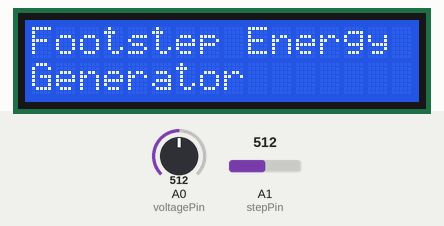
Recording of a program running on a simulated Arduino Uno, built with avr-gcc and run on an emulated ATmega328P. Shown: 16×2 character LCD. The inputs (shaded band) are chosen by the test bench; at power-on: A0 (voltagePin) = 512, A1 (stepPin) = 512. What the program prints to the serial monitor is not drawn.

Above: at 2.2 s.
At 5.3 s:
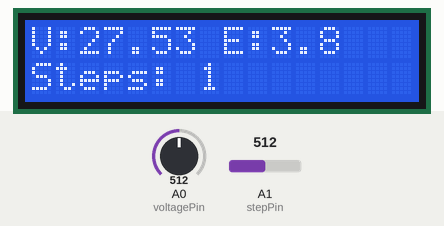
5.4 s: A0 (voltagePin) set to 812
At 5.9 s:
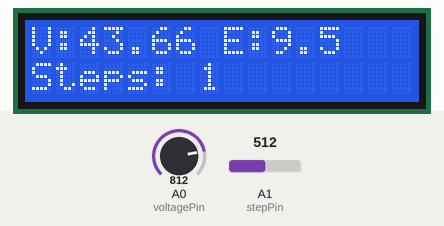
7.0 s: A0 (voltagePin) set to 830
At 7.5 s:
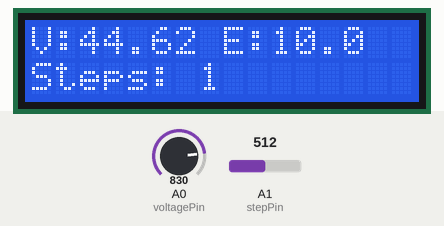
8.5 s: A1 (stepPin) set to 983
11.5 s: A1 (stepPin) set to 1014
14.5 s: A0 (voltagePin) set to 900
At 15.8 s:
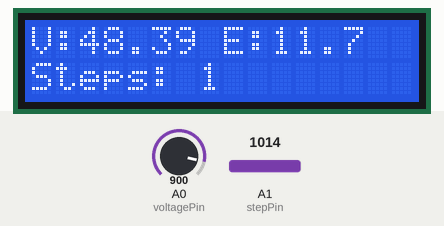
16.1 s: A0 (voltagePin) set to 1023
At 17.5 s:
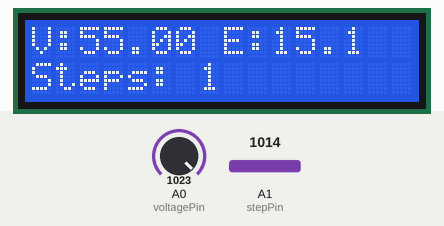
Timing chart, 0 to 18.6 s (numbered marks = the images above; inputs shaded):
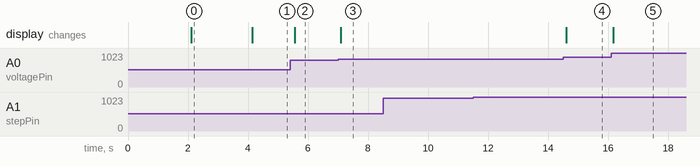

Measured:
- after the input at 5.4 s, the display: changes after 0.15 s (image 2)
- after the input at 7.0 s, the display: changes after 0.09 s (image 3)
- after the input at 8.5 s, every drawn part: stays the same
- after the input at 11.5 s, every drawn part: stays the same
- after the input at 14.5 s, the display: changes after 0.10 s (image 4)
- after the input at 16.1 s, the display: changes after 0.08 s (image 5)
- what the display in image 0 shows lasts 2.0 s, from 2.1 s to 4.1 s

The program:

main.cpp
```cpp
#include <Arduino.h>
#include <Wire.h>
#include <LiquidCrystal_I2C.h>

LiquidCrystal_I2C lcd(0x27, 16, 2);

const int voltagePin = A0;

const int stepPin = A1;

const float capacitor = 0.000010;

const float R1 = 100000.0;
const float R2 = 10000.0;
int rawValue = analogRead(voltagePin);

const float VREF = 5.0;

int steps = 0;
int previousStepValue = 0;

unsigned long lastStepTime = 0;
const unsigned long stepDelay = 500;

void setup() {
  lcd.init();
  lcd.backlight();
  lcd.clear();

  lcd.setCursor(0, 0);
  lcd.print("STARTING");
  lcd.setCursor(0, 1);
  lcd.print("UP...");
  delay(2000);
  pinMode(voltagePin, INPUT);
  pinMode(stepPin, INPUT);

  lcd.setCursor(0, 0);
  lcd.print("Footstep Energy");
  lcd.setCursor(0, 1);
  lcd.print("Generator");
  delay(2000);
  lcd.clear();

  Serial.begin(9600);
}

void loop() {

  int rawValue = analogRead(voltagePin);

  float dividerVoltage = rawValue * VREF / 1023.0;

  float capacitorVoltage =
    dividerVoltage * (R1 + R2) / R2;


  float energy = 0.5 * capacitor *
                 capacitorVoltage *
                 capacitorVoltage;


  float energy_mJ = energy * 1000.0;

  int stepValue = analogRead(stepPin);

  if (stepValue > 100 &&
      previousStepValue <= 100 &&
      millis() - lastStepTime > stepDelay) {

      steps++;
      lastStepTime = millis();
  }

  previousStepValue = stepValue;
  lcd.setCursor(0, 0);
  lcd.print("V:");
  lcd.print(capacitorVoltage, 2);
  lcd.print(" E:");
  lcd.print(energy_mJ, 1);
  lcd.print("   ");

  lcd.setCursor(0, 1);
  lcd.print("Steps: ");
  lcd.print(steps);
  lcd.print("        ");

  Serial.print("Piezo: ");
  Serial.print(stepValue);
  Serial.print(" | Voltage: ");
  Serial.print(capacitorVoltage, 2);
  Serial.print(" V | Energy: ");
  Serial.print(energy_mJ, 2);
  Serial.print(" mJ | Steps: ");
  Serial.println(steps);
  Serial.print("RAW A0: ");
  Serial.println(rawValue);
  delay(100);
}
```
